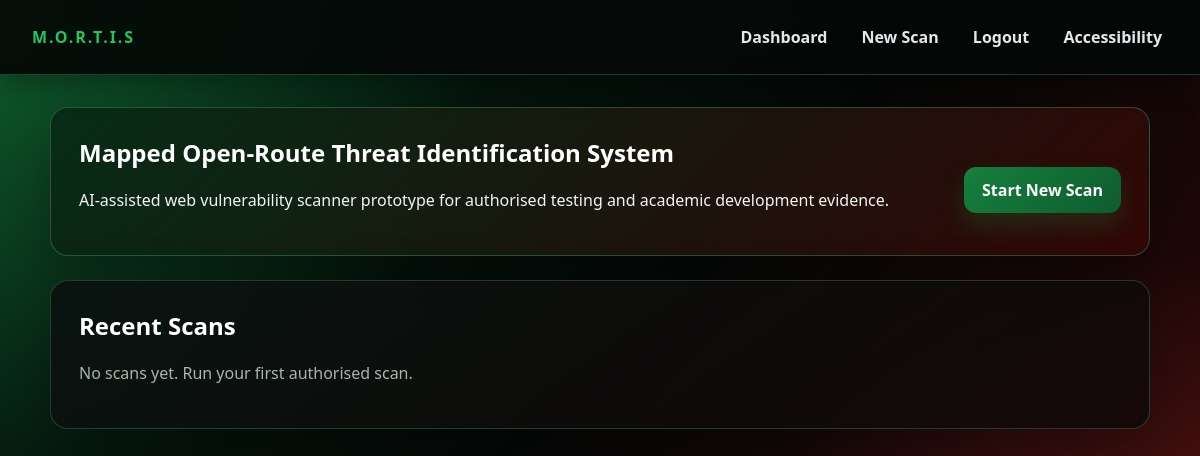
Page /dashboard (signed in) on the earlier database version.
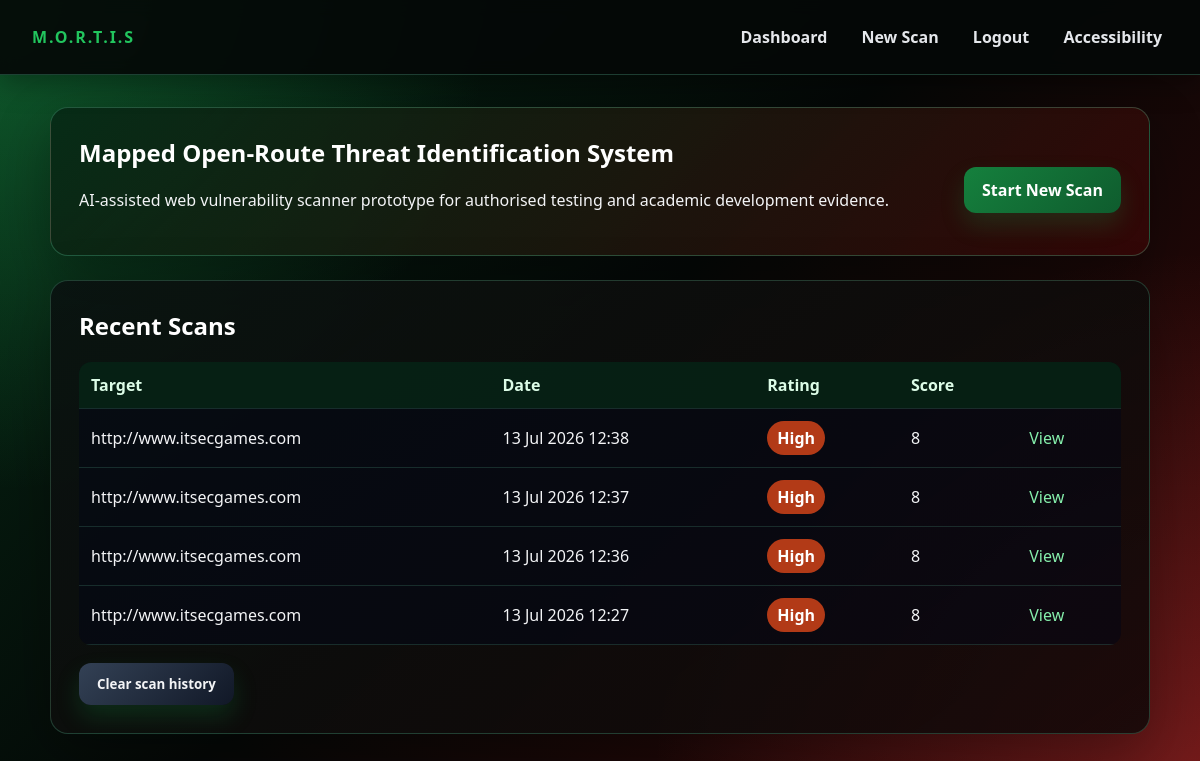
Same page on the later database version.
### app/models.py (models this page shows)
class Scan(db.Model):
    id = db.Column(db.Integer, primary_key=True)
    target_url = db.Column(db.String(500), nullable=False)
    created_at = db.Column(db.DateTime, default=datetime.utcnow)
    overall_score = db.Column(db.Integer, default=0)
    overall_rating = db.Column(db.String(20), default="Low")
    report_summary = db.Column(db.Text, default="")
    report_source = db.Column(db.String(20), default="")  # "api" | "offline" | ""
    status = db.Column(db.String(20), default="running")  # running | reporting | completed | failed
    modules_total = db.Column(db.Integer, default=0)
    modules_done = db.Column(db.Integer, default=0)
    current_module = db.Column(db.String(80), default="")
    findings = db.relationship(
        "Finding",
        backref="scan",
        cascade="all, delete-orphan",
        lazy=True,
        order_by="Finding.score.desc()"
    )

### app/routes.py (the view)
@bp.route("/dashboard")
@login_required
def dashboard():
    scans = Scan.query.order_by(Scan.created_at.desc()).limit(10).all()
    return render_template("dashboard.html", scans=scans)

### app/routes.py (called while the page is built)
def login_required(view):
    @wraps(view)
    def wrapped(*args, **kwargs):
        if "user_id" not in session:
            return redirect(url_for("main.login"))
        return view(*args, **kwargs)
    return wrapped

### app/templates/dashboard.html (shortened to what this page needs)
{% extends "base.html" %}
{% block content %}
<section class="hero">
    <div>
      <h1>Mapped Open-Route Threat Identification System</h1>
      <p>AI-assisted web vulnerability scanner prototype for authorised testing and academic development evidence.</p>
    </div>
  <a class="button" href="{{ url_for('main.scan') }}">Start New Scan</a>
</section>
<section class="card">
  <h2>Recent Scans</h2>
  {% if scans %}
  <table>
    <thead><tr><th>Target</th><th>Date</th><th>Rating</th><th>Score</th><th></th></tr></thead>
    <tbody>
    {% for scan in scans %}
      <tr>
        <td>{{ scan.target_url }}</td>
        <td>{{ scan.created_at.strftime('%d %b %Y %H:%M') }}</td>
        <td>
          {% if scan.status in ("running", "reporting") %}
            <span class="badge info">Running…</span>
          {% elif scan.status == "failed" %}
            <span class="badge critical">Failed</span>
          {% else %}
            <span class="badge {{ scan.overall_rating|lower }}">{{ scan.overall_rating }}</span>
          {% endif %}
        </td>
        <td>{{ scan.overall_score }}</td>
        <td>
          {% if scan.status in ("running", "reporting") %}
            <a href="{{ url_for('main.scan_progress', scan_id=scan.id) }}">View progress</a>
          {% else %}
            <a href="{{ url_for('main.results', scan_id=scan.id) }}">View</a>
          {% endif %}
        </td>
      </tr>
    {% endfor %}
    </tbody>
  </table>
  <form method="post" action="{{ url_for('main.clear_history') }}"
        onsubmit="return confirm('Are you sure you want to clear your scan history? This permanently deletes all scans and cannot be undone.');">
    <button type="submit" class="secondary">Clear scan history</button>
  </form>
  {% else %}
    <p class="muted">No scans yet. Run your first authorised scan.</p>
  {% endif %}
</section>
{% endblock %}

### app/templates/base.html (shortened to what this page needs)
<!doctype html>
<html lang="en">
<head>
  <link rel="stylesheet" href="{{ url_for('static', filename='css/style.css') }}">
</head>
<body>
  <header class="topbar">
    <div class="brand">M.O.R.T.I.S</div>
    <nav aria-label="Primary">
      {% if session.get('user_id') %}
        <a href="{{ url_for('main.dashboard') }}">Dashboard</a>
        <a href="{{ url_for('main.scan') }}">New Scan</a>
        <a href="{{ url_for('main.logout') }}">Logout</a>
      {% endif %}
      <a href="{{ url_for('main.accessibility') }}">Accessibility</a>
    </nav>
  </header>
  <main class="container" id="main" tabindex="-1">
    {% block content %}{% endblock %}
  </main>
</body>
</html>

### app/static/css/style.css (style rules this page uses)
:root { --bg: #050807; --bg-red: #3a0707; --bg-green:#062915; --panel: rgba(10, 18, 16, 0.92); --panel-2: rgba(18, 8, 8, 0.88); --text: #f3f4f6; --muted: #a7b7ad; --line: rgba(110, 231, 183, 0.22); --accent: #ef4444; --accent-2:#22c55e; --danger: #dc2626; --success: #16a34a; }
*, *::before, *::after { box-sizing: border-box; }
body { margin: 0; font-family: "Aptos", "Aptos Display", "Segoe UI", Arial, sans-serif; color: var(--text); background: radial-gradient(circle at top left, rgba(34, 197, 94, 0.34), transparent 34%), radial-gradient(circle at bottom right, rgba(239, 68, 68, 0.34), transparent 38%), linear-gradient(135deg, var(--bg-green) 0%, var(--bg) 48%, var(--bg-red) 100%); background-attachment: fixed; }
button, input, select, textarea, .summary { font-family: inherit; }
h1, h2, h3 { margin-top: 0; color: #ffffff; }
a { color: #86efac; text-decoration: none; }
.topbar { position: sticky; top: 0; display: flex; justify-content: space-between; align-items: center; padding: 18px 32px; background: rgba(5, 8, 7, 0.92); border-bottom: 1px solid rgba(110, 231, 183, 0.24); box-shadow: 0 8px 28px rgba(0, 0, 0, 0.35); backdrop-filter: blur(8px); }
.topbar .brand { font-weight: 800; letter-spacing: 0.12em; color: var(--accent-2); }
.topbar nav a { margin-left: 18px; color: #e5e7eb; font-weight: 700; }
.container { width: min(1100px, 94%); margin: 32px auto; }
.hero { display: flex; justify-content: space-between; align-items: center; gap: 24px; padding: 28px; margin-bottom: 24px; background: linear-gradient(135deg, rgba(6, 41, 21, 0.92), rgba(58, 7, 7, 0.76)); border: 1px solid rgba(110, 231, 183, 0.26); border-radius: 18px; box-shadow: 0 20px 55px rgba(0, 0, 0, 0.32); }
.card { padding: 28px; margin-bottom: 24px; background: linear-gradient(145deg, var(--panel), var(--panel-2)); border: 1px solid rgba(110, 231, 183, 0.22); border-radius: 18px; box-shadow: 0 20px 60px rgba(0, 0, 0, 0.32); }
button, .button { display: inline-block; margin-top: 18px; padding: 12px 18px; background: linear-gradient(135deg, #15803d, #0f5c2e); color: #ffffff; font-weight: 800; border: 0; border-radius: 12px; cursor: pointer; box-shadow: 0 12px 24px rgba(22, 163, 74, 0.20); }
.secondary { background: linear-gradient(135deg, #334155, #111827); color: var(--text); }
table { width: 100%; border-collapse: collapse; background: rgba(2, 6, 23, 0.45); border-radius: 12px; overflow: hidden; }
th, td { padding: 12px; text-align: left; border-bottom: 1px solid rgba(110, 231, 183, 0.16); }
th { color: #dcfce7; background: rgba(6, 41, 21, 0.72); }
.badge { display: inline-block; padding: 6px 10px; background: #334155; color: #ffffff; font-weight: 800; border-radius: 999px; }
.badge.high { background: #b23a17; color: #ffffff; }
.topbar nav a { display: inline-block; padding: 8px 6px; }

Differences in the rows shown:
added Scan: target_url "http://www.itsecgames.com", created_at "13 Jul 2026 12:38", overall_rating "High", overall_score "8"
added Scan: target_url "http://www.itsecgames.com", created_at "13 Jul 2026 12:37", overall_rating "High", overall_score "8"
added Scan: target_url "http://www.itsecgames.com", created_at "13 Jul 2026 12:36", overall_rating "High", overall_score "8"
added Scan: target_url "http://www.itsecgames.com", created_at "13 Jul 2026 12:27", overall_rating "High", overall_score "8"
Other differences:
text no longer shown: "No scans yet. Run your first authorised scan."
text now shown: "Target Date Rating Score Clear scan history"
